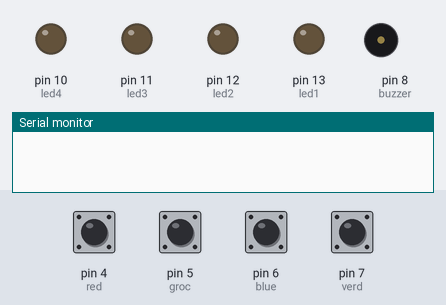
A sketch run on a simulated Arduino Uno, built with avr-gcc and run on an emulated ATmega328P. Shown: output pins drawn as LEDs (lit = HIGH), buzzer (waves = sounding), the last lines printed to the serial monitor. The test bench sets the inputs (shaded band); at power-on: pin 4 (red), pin 5 (groc), pin 6 (blue), pin 7 (verd) HIGH.

Above: at 1.2 s.
1.3 s: pin 4 (red) pulled LOW for 0.15 s
2.9 s: pin 5 (groc) pulled LOW for 0.15 s
4.5 s: pin 6 (blue) pulled LOW for 0.15 s
6.1 s: pin 7 (verd) pulled LOW for 0.15 s
7.7 s: pin 4 (red) driven LOW and pin 5 (groc) driven LOW
At 10.63 s:
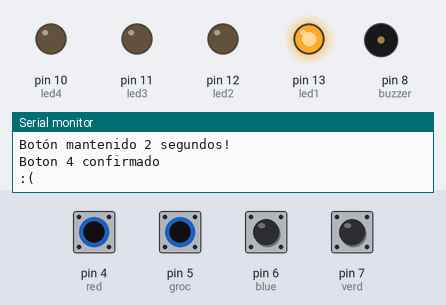
10.7 s: pin 4 (red) driven HIGH
At 11.42 s:
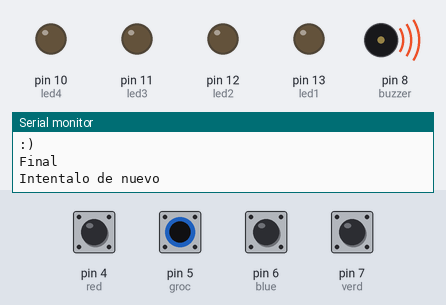
Timing chart, 0 to 13.7 s (numbered marks = the images above; inputs shaded):
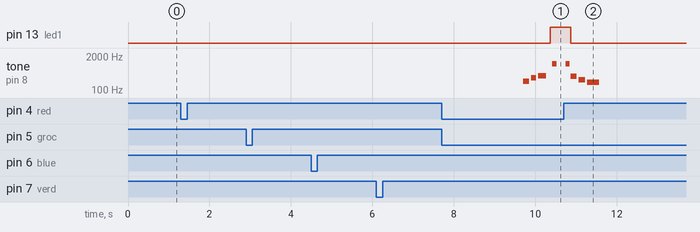

The sketch:

SeriesDeColores2.ino
```cpp
// Botones (pull-up: reposo HIGH, pulsado LOW)
const int red  = 4;
const int groc = 5;
const int blue = 6;
const int verd = 7;

// LED (no usados aquí, pero definidos)
const int led1 = 13;
const int led2 = 12;
const int led3 = 11;
const int led4 = 10;

// Buzzer
const int buzzer = 8;

// Secuencias
int seq1[] = {groc, groc};
int lenseq1 = sizeof(seq1) / sizeof(seq1[0]);

int seq2[] = {verd, verd};
int lenseq2 = sizeof(seq2) / sizeof(seq2[0]);

int seq3[] = {red, red, red};
int lenseq3 = sizeof(seq3) / sizeof(seq3[0]);

int seq4[] = {blue, blue};
int lenseq4 = sizeof(seq4) / sizeof(seq4[0]);

int posicion = 0;
bool errorseq = false;
int start = 0;

void setup() {
  // Pull-ups internos
  pinMode(red,  INPUT_PULLUP);
  pinMode(groc, INPUT_PULLUP);
  pinMode(blue, INPUT_PULLUP);
  pinMode(verd, INPUT_PULLUP);

  pinMode(buzzer, OUTPUT);

  pinMode(led1, OUTPUT);
  pinMode(led2, OUTPUT);
  pinMode(led3, OUTPUT);
  pinMode(led4, OUTPUT);

  Serial.begin(9600);
}

void loop() {
  start = encender();     // Espera un botón mantenido 2s y devuelve cuál
  if (start == 0) return; // Nada aún

  // Serie según botón de inicio
  while (start == red) {

     // --- PARPADEO LED1 DURANTE LA SECUENCIA ---
    static unsigned long previo = 0;
    static bool estadoLed = false;
    unsigned long ahora = millis();

    if (ahora - previo >= 300) {   // cada 300 ms
      previo = ahora;
      estadoLed = !estadoLed;
      digitalWrite(led1, estadoLed);
    }

    // lectura con pull-up: pulsado == LOW
    if (digitalRead(red)  == LOW) check(red,  seq1, lenseq1, led1);
    if (digitalRead(blue) == LOW) check(blue, seq1, lenseq1, led1);
    if (digitalRead(verd) == LOW) check(verd, seq1, lenseq1, led1);
    if (digitalRead(groc) == LOW) check(groc, seq1, lenseq1, led1);
  }

  while (start == groc) {

     // --- PARPADEO LED1 DURANTE LA SECUENCIA ---
    static unsigned long previo = 0;
    static bool estadoLed = false;
    unsigned long ahora = millis();

    if (ahora - previo >= 300) {   // cada 300 ms
      previo = ahora;
      estadoLed = !estadoLed;
      digitalWrite(led2, estadoLed);
    }

    if (digitalRead(red)  == LOW) check(red,  seq2, lenseq2, led2);
    if (digitalRead(blue) == LOW) check(blue, seq2, lenseq2, led2);
    if (digitalRead(verd) == LOW) check(verd, seq2, lenseq2, led2);
    if (digitalRead(groc) == LOW) check(groc, seq2, lenseq2, led2);
  }

  while (start == blue) {
     // --- PARPADEO LED1 DURANTE LA SECUENCIA ---
    static unsigned long previo = 0;
    static bool estadoLed = false;
    unsigned long ahora = millis();

    if (ahora - previo >= 300) {   // cada 300 ms
      previo = ahora;
      estadoLed = !estadoLed;
      digitalWrite(led3, estadoLed);
    }

    if (digitalRead(red)  == LOW) check(red,  seq3, lenseq3, led3);
    if (digitalRead(blue) == LOW) check(blue, seq3, lenseq3, led3);
    if (digitalRead(verd) == LOW) check(verd, seq3, lenseq3, led3);
    if (digitalRead(groc) == LOW) check(groc, seq3, lenseq3, led3);
  }

  while (start == verd) {

     // --- PARPADEO LED1 DURANTE LA SECUENCIA ---
    static unsigned long previo = 0;
    static bool estadoLed = false;
    unsigned long ahora = millis();

    if (ahora - previo >= 300) {   // cada 300 ms
      previo = ahora;
      estadoLed = !estadoLed;
      digitalWrite(led4, estadoLed);
    }

    if (digitalRead(red)  == LOW) check(red,  seq4, lenseq4, led4);
    if (digitalRead(blue) == LOW) check(blue, seq4, lenseq4, led4);
    if (digitalRead(verd) == LOW) check(verd, seq4, lenseq4, led4);
    if (digitalRead(groc) == LOW) check(groc, seq4, lenseq4, led4);
  }
}

// Mantener un botón 2s para iniciar
int encender() {
  int botpuls = 0;

  if (digitalRead(red)  == LOW) {
    botpuls = red;
    Serial.println("Rojo pulsado");
  }
  else if (digitalRead(blue) == LOW) {
    botpuls = blue;
    Serial.println("Azul pulsado");
  }
  else if (digitalRead(verd) == LOW) {
    botpuls = verd;
    Serial.println("Verde pulsado");
  }
  else if (digitalRead(groc) == LOW) {
    botpuls = groc;
    Serial.println("Amarillo pulsado");
  }
  else { return 0; }

  // Espera hasta 2s manteniendo pulsado
  unsigned long t0 = millis();
  while (digitalRead(botpuls) == LOW && (millis() - t0) < 2000) {
    delay(1); // pequeña espera
  }

  if ((millis() - t0) >= 2000 && digitalRead(botpuls) == LOW) {
    Serial.println("Botón mantenido 2 segundos!");

    // Tonadilla
    tone(buzzer, 220, 150);  delay(200);
    tone(buzzer, 294, 120);  delay(170);
    tone(buzzer, 349, 200);  delay(300);
    noTone(buzzer);

    return botpuls;
  } else {
    Serial.println("Lo has soltado antes de tiempo");
    return 0;
  }
}

void check(int boton, int seq[], int len, int led) {
  // Debounce y verificación: pulsado sigue siendo LOW
  delay(50);
  if (digitalRead(boton) == HIGH) return; // si ya no está pulsado, ignorar

  // Confirmación
  Serial.println("Boton " + String(boton) + " confirmado");
  tone(buzzer, 1000, 100);
  delay(120);

  if (boton == seq[posicion]) {
    Serial.println(":)");
  } else {
    Serial.println(":(");
    errorseq = true;
  }

  posicion++;

  // === FIN DE SECUENCIA ===
  if (posicion >= len) {
    Serial.println("Final");
    if (!errorseq) {
      Serial.println("Has ganado!");

      posicion = 0;
      start = 0;

      tone(buzzer, 330, 150); delay(200);
      tone(buzzer, 392, 120); delay(170);
      tone(buzzer, 523, 200); delay(300);
      noTone(buzzer);

      digitalWrite(led, HIGH); // ✅ se queda encendido si está bien

    } else {
      Serial.println("Intentalo de nuevo");

      digitalWrite(led, LOW);

      posicion = 0;
      errorseq = false;
      start = 0;

      tone(buzzer, 330, 150); delay(200);
      tone(buzzer, 247, 150); delay(200);
      tone(buzzer, 196, 300); delay(350);
      noTone(buzzer);

      digitalWrite(led, LOW); // ❌ se queda apagado si está mal
    }
  }

  // Esperar a soltar (pull-up: suelto == HIGH)
  while (digitalRead(boton) == LOW) { /* espera */ }
}
```

Measured:
- after the input at 7.7 s, pin 13 (led1): LOW → HIGH after 2.7 s; tone on pin 8 (buzzer): plays 220 Hz for 0.15 s, 294 Hz for 0.12 s, 349 Hz for 0.20 s, 1000 Hz for 0.10 s, starting after 2.0 s
- after the input at 10.7 s, pin 13 (led1): HIGH → LOW after 0.17 s; tone on pin 8 (buzzer): plays 1000 Hz for 0.10 s, 330 Hz for 0.15 s, 247 Hz for 0.15 s, 196 Hz for 0.30 s, starting after 0.05 s
